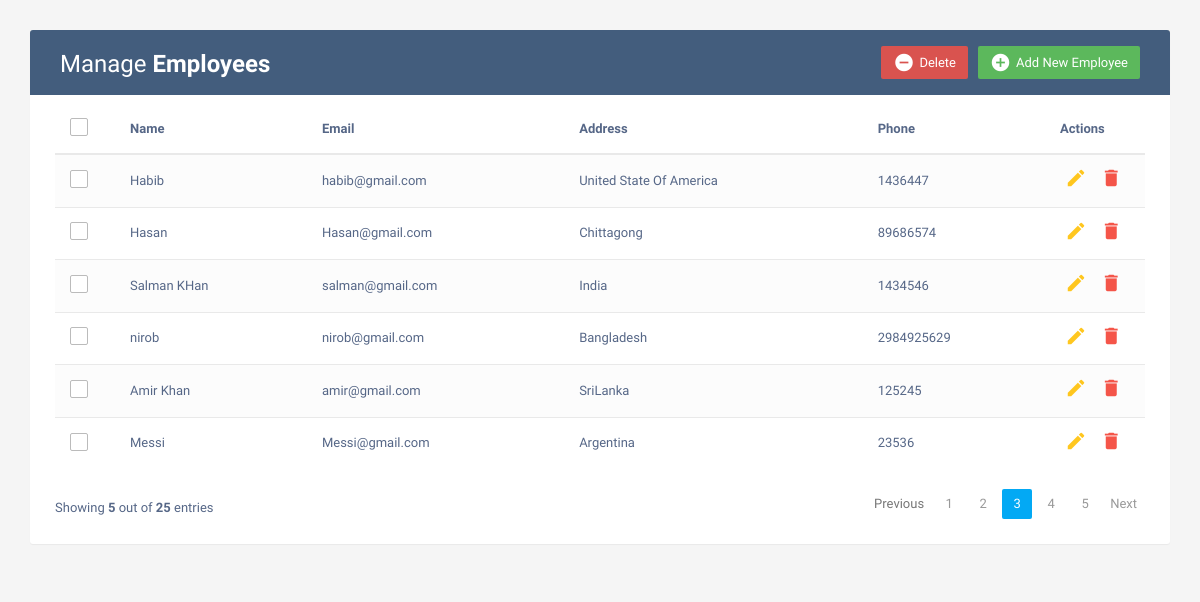
The page / on the database its author committed.
### app/models.py (models this page shows, shortened)
class Employees(models.Model):
    name=models.CharField(max_length=200)
    email=models.EmailField(max_length=100)
    address=models.TextField(max_length=500)
    phone=models.IntegerField()

### app/views.py (the view)
# urls.py: path('', views.index, name='index'),
def index(request):
    emp = Employees.objects.all()
    context = {
        'emp': emp
    }
    return render(request, 'index.html', context)

### templates/index.html (shortened to what this page needs)
<!DOCTYPE html>
<html lang="en">
<head>
<link rel="stylesheet" href="https://maxcdn.bootstrapcdn.com/font-awesome/4.7.0/css/font-awesome.min.css">
<link rel="stylesheet" href="https://maxcdn.bootstrapcdn.com/bootstrap/3.3.7/css/bootstrap.min.css">
  <body>
    <div class="container">
        <div class="table-wrapper">
            <div class="table-title">
                <div class="row">
                    <div class="col-sm-6">
						<h2>Manage <b>Employees</b></h2>
					</div>
					<div class="col-sm-6">
						<a href="#addEmployeeModal" class="btn btn-success" data-toggle="modal"><i class="material-icons">&#xE147;</i> <span>Add New Employee</span></a>
						<a href="#deleteEmployeeModal" class="btn btn-danger" data-toggle="modal"><i class="material-icons">&#xE15C;</i> <span>Delete</span></a>
					</div>
                </div>
            </div>
            <table class="table table-striped table-hover">
                <thead>
                    <tr>
						<th>
							<span class="custom-checkbox">
								<label for="selectAll"></label>
							</span>
						</th>
                        <th>Name</th>
                        <th>Email</th>
						<th>Address</th>
                        <th>Phone</th>
                        <th>Actions</th>
                    </tr>
                </thead>
                <tbody>
                    {% for i in emp %}
                    <tr>
						<td>
							<span class="custom-checkbox">
								<label for="checkbox1"></label>
							</span>
						</td>
                        <td>{{i.name}}</td>
                        <td>{{i.email}}</td>
						<td>{{i.address}}</td>
                        <td>{{i.phone}}</td>
                        <td>
                            <a href="#editEmployeeModal-{{forloop.counter}}" class="edit" data-toggle="modal"><i class="material-icons" data-toggle="tooltip" title="Edit">&#xE254;</i></a>
                            <a href="#deleteEmployeeModal-{{forloop.counter}}" class="delete" data-toggle="modal"><i class="material-icons" data-toggle="tooltip" title="Delete">&#xE872;</i></a>
                        </td>
                    </tr>
                    {% endfor %}
                </tbody>
            </table>
			<div class="clearfix">
                <div class="hint-text">Showing <b>5</b> out of <b>25</b> entries</div>
                <ul class="pagination">
                    <li class="page-item disabled"><a href="#">Previous</a></li>
                    <li class="page-item"><a href="#" class="page-link">1</a></li>
                    <li class="page-item"><a href="#" class="page-link">2</a></li>
                    <li class="page-item active"><a href="#" class="page-link">3</a></li>
                    <li class="page-item"><a href="#" class="page-link">4</a></li>
                    <li class="page-item"><a href="#" class="page-link">5</a></li>
                    <li class="page-item"><a href="#" class="page-link">Next</a></li>
                </ul>
            </div>
        </div>
    </div>
</body>
</html>

### templates/index.html (style rules this page uses)
body { color: #566787; background: #f5f5f5; font-family: 'Varela Round', sans-serif; font-size: 13px; }
.table-wrapper { background: #fff; padding: 20px 25px; margin: 30px 0; border-radius: 3px; box-shadow: 0 1px 1px rgba(0,0,0,.05); }
.table-title { padding-bottom: 15px; background: #435d7d; color: #fff; padding: 16px 30px; margin: -20px -25px 10px; border-radius: 3px 3px 0 0; }
.table-title h2 { margin: 5px 0 0; font-size: 24px; }
.table-title .btn { color: #fff; float: right; font-size: 13px; border: none; min-width: 50px; border-radius: 2px; border: none; outline: none !important; margin-left: 10px; }
.table-title .btn i { float: left; font-size: 21px; margin-right: 5px; }
.table-title .btn span { float: left; margin-top: 2px; }
table.table tr th, table.table tr td { border-color: #e9e9e9; padding: 12px 15px; vertical-align: middle; }
table.table tr th:first-child { width: 60px; }
table.table tr th:last-child { width: 100px; }
table.table-striped tbody tr:nth-of-type(odd) { background-color: #fcfcfc; }
table.table td:last-child i { opacity: 0.9; font-size: 22px; margin: 0 5px; }
table.table td a { font-weight: bold; color: #566787; display: inline-block; text-decoration: none; outline: none !important; }
table.table td a.edit { color: #FFC107; }
table.table td a.delete { color: #F44336; }
table.table td i { font-size: 19px; }
.pagination { float: right; margin: 0 0 5px; }
.pagination li a { border: none; font-size: 13px; min-width: 30px; min-height: 30px; color: #999; margin: 0 2px; line-height: 30px; border-radius: 2px !important; text-align: center; padding: 0 6px; }
.pagination li.active a, .pagination li.active a.page-link { background: #03A9F4; }
.hint-text { float: left; margin-top: 10px; font-size: 13px; }
.custom-checkbox { position: relative; }
.custom-checkbox label:before { width: 18px; height: 18px; }
.custom-checkbox label:before { content: ''; margin-right: 10px; display: inline-block; vertical-align: text-top; background: white; border: 1px solid #bbb; border-radius: 2px; box-sizing: border-box; z-index: 2; }

### rows shown on the page
Employees: name "Habib", email "habib@gmail.com", address "United State Of America", phone "1436447"
Employees: name "Hasan", email "Hasan@gmail.com", address "Chittagong", phone "89686574"
Employees: name "Salman KHan", email "salman@gmail.com", address "India", phone "1434546"
Employees: name "nirob", email "nirob@gmail.com", address "Bangladesh", phone "2984925629"
Employees: name "Amir Khan", email "amir@gmail.com", address "SriLanka", phone "125245"
Employees: name "Messi", email "Messi@gmail.com", address "Argentina", phone "23536"
